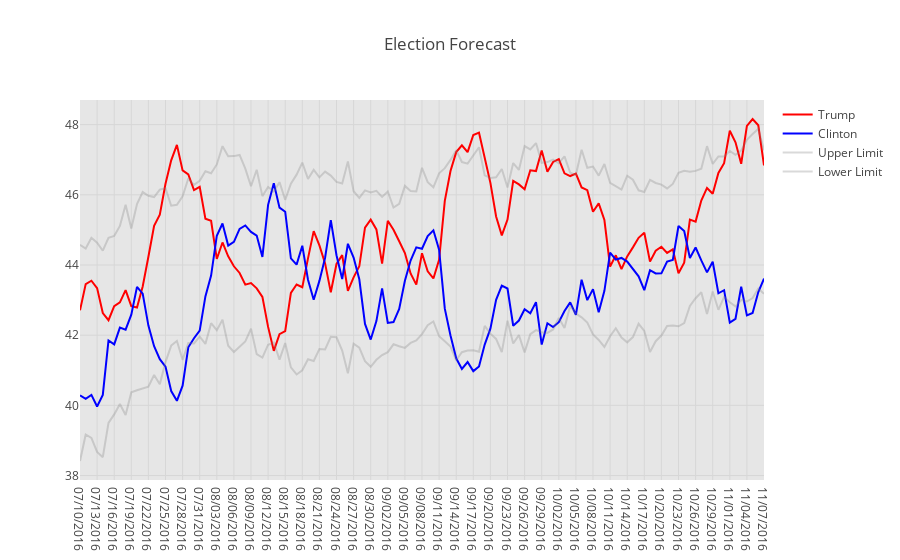

Here is the notebook cell this chart was saved with:
### Code cell
# This is the UN-adjusted (for two parties) polling data

# This section graphs the data from the polls 
# Graph I am trying to recreate: https://cesrusc.org/election/  ( election forecast )

df = pd.read_csv("pop.csv",  sep='\t')
trace1 = Scatter( x=df['date'],
                  y=df['Trump'],
                  name = "Trump",
                  marker=dict(color = "red" ))

trace2 = Scatter( x=df['date'], 
                  y=df['Clinton'],
                  name = "Clinton",
                  marker=dict(color = "blue" ))

trace3 = Scatter( x=df['date'],
                  y=df["Up"],
                  name="Upper Limit",
                  # fill=True,
                  opacity=0.3,
                  marker=dict(color = "grey"))

trace4 = Scatter( x=df['date'],
                  y=df["Lo"],
                  name="Lower Limit",
                  opacity=0.3,
                  marker=dict(color = "grey"))

layout = Layout(
    title="Election Forecast",
    plot_bgcolor = 'rgb(230, 230,230)',
    showlegend=True)

fig = Figure(data = [trace1, trace2, trace3, trace4], layout=layout )
# fig = Figure(data = [trace1, trace2, trace2_1, trace2_2], layout=layout )
iplot(fig, filename="election_forecast")
